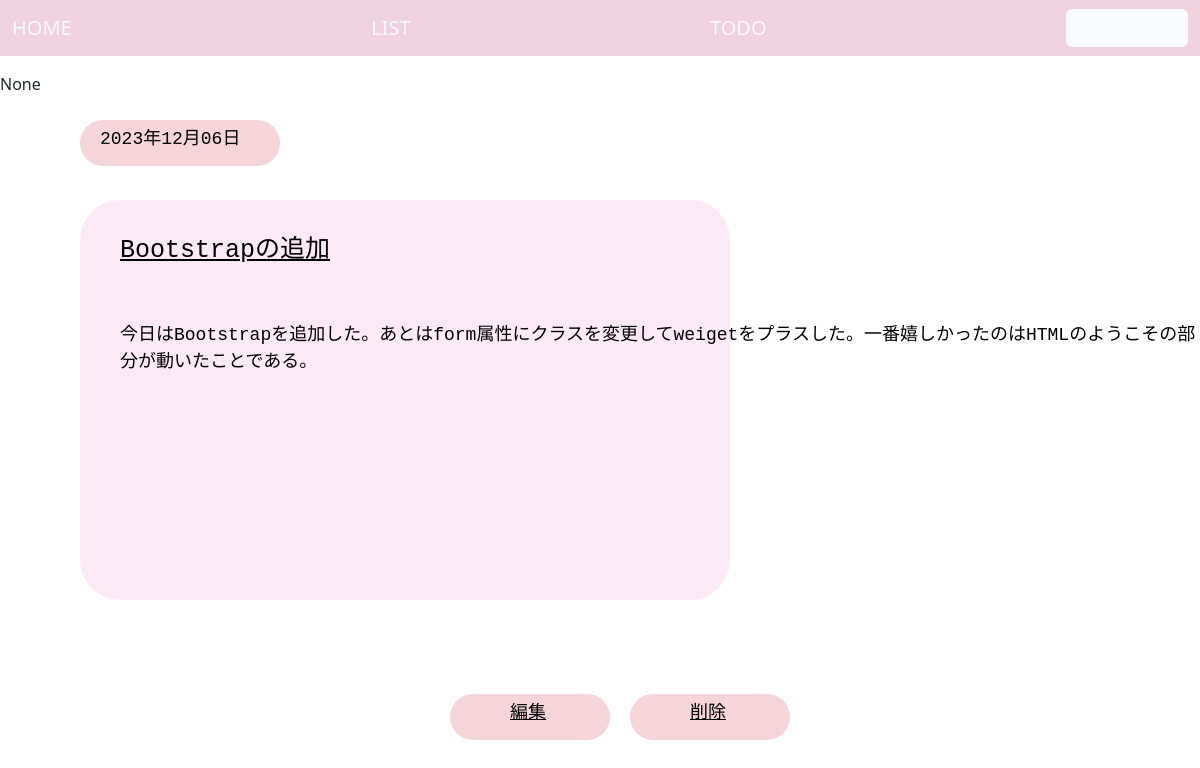
The page /spdiary/detail/57012bd6-edd3-46a5-a2e4-486601da7b63/ on the database its author committed.
### spdiary/models.py (models this page shows, shortened)
class Diary(models.Model):
    id = models.UUIDField(primary_key=True, default=uuid.uuid4, editable=False)#自動でつく
    date = models.DateField(verbose_name='日付', default=timezone.now)#日付
    title = models.CharField(verbose_name='タイトル', max_length=40)#日付のタイトル
    text = models.CharField(verbose_name='本文', max_length=200)#日付の本文
    created_at = models.DateTimeField(verbose_name='作成日時', default=timezone.now)#作成日時
    updated_at = models.DateTimeField(verbose_name='編集日時', blank=True, null=True)#編集日時
    tagname = models.CharField(verbose_name='タグ', max_length=40,null=True,blank=True)#タグを書くスペース
    tag = models.ManyToManyField(Tag)

### spdiary/views.py (the view)
# urls.py: path('detail/<uuid:pk>/',DiaryDetailView.as_view(), name = 'detail'),
class DiaryDetailView(generic.DetailView):
    template_name = 'detail.html'
    model = Diary

### templates/detail.html (shortened to what this page needs)
{% extends './base.html' %}
{% load static %}
{% block content %}
<div class="box"></div>
<div class="date"><span class="yohaku">{{ diary.date|date:" Y年m月d日" }}</span></div>
<div class="title"><u>{{ diary.title }}</u></div>
<div class="text">{{ diary.text }}</div>
<div class="tag">{{ diary.tagname }}</div>
<a class="create" href="{% url 'spdiary:update' diary.id %}"><span class="yohaku1">編集</span></a>
<a class="delete" href="{% url 'spdiary:delete' diary.id %}"><span class="yohaku1">削除</span></a>
</body>
</html>
{% endblock %}

### templates/detail.html (style rules this page uses)
.date { width: 200px; min-height: 46px; background-color: #f5d4da; font-size: 18px; font-family: monospace; color: #000000 ; line-height: 38px; border: none; border-radius: 40px; position: absolute; left: 80px; top: 120px; }
.yohaku { margin:0px 20px; }
.box { background-color: #fbeaf6 ; position: absolute; left:80px; top: 200px; width: 650px; height: 400px; border-radius: 40px; }
.title { position:absolute; padding-top:160px; left:120px; color:rgb(0, 0, 0); font-size:25px; z-index:999; font-family: monospace; }
.create { width: 160px; min-height: 46px; background-color: #f5d4da; font-size: 18px; font-family: monospace; color: #000000 ; line-height: 38px; border: none; border-radius: 40px; position: absolute; left: 450px; bottom: 60px; }
.delete { width: 160px; min-height: 46px; background-color: #f5d4da; font-size: 18px; font-family: monospace; color: #000000 ; line-height: 38px; border: none; border-radius: 40px; position: absolute; left: 630px; bottom: 60px; }
.yohaku1 { margin:0px 60px; }
.text { position:absolute; padding-top:250px; left:120px; color:rgb(0, 0, 0); font-size:18px; z-index:999; font-family: monospace; }

### rows shown on the page
Diary: date "2023年12月06日", title "Bootstrapの追加", text "今日はBootstrapを追加した。あとはform属性にクラスを変更してweigetをプラスした。一番嬉しかったのはHTMLのようこその部分が動いたことである。", tagname "None"
